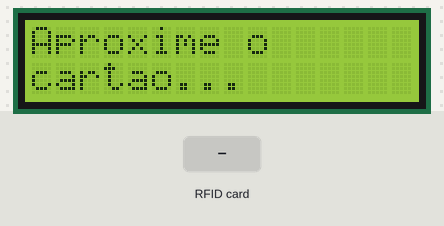
The sketch below on a simulated Arduino Uno, built with avr-gcc and run on an emulated ATmega328P. On the bench: 16×2 character LCD. Inputs (shaded band) come from the test bench.

Above: at 0.2 s.
3.4 s: RFID card 5E 7A 19 C4 held to the reader
At 3.7 s:
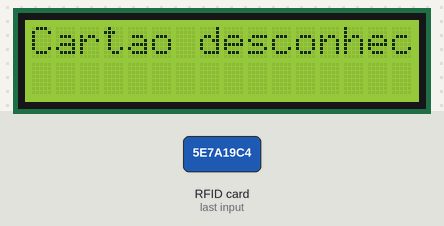
At 6.3 s:
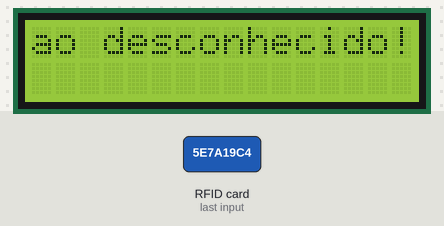
Timing chart, 0 to 7.8 s (numbered marks = the images above; inputs shaded):
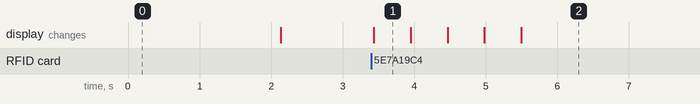

Measured:
- after the input at 3.4 s, the display: changes at once (image 1)
- what the display in image 1 shows lasts 0.6 s, from 3.4 s to 4.0 s

The sketch:

RFID_Codigo.ino
```cpp
#include <SPI.h>
#include <MFRC522.h>
#include <Wire.h>
#include <LiquidCrystal_I2C.h>

// Definição de pinos para o MFRC522
#define RST_PIN         9  // Pino reset do MFRC522
#define SS_PIN          10 // Pino slave select do MFRC522

MFRC522 mfrc522(SS_PIN, RST_PIN);   // Instância do MFRC522

// Configuração do LCD I2C. O endereço é 0x27 para o seu módulo.
LiquidCrystal_I2C lcd(0x27, 16, 2);  // Endereço I2C, LCD 16x2

void setup() {
  Serial.begin(9600);        // Inicializa comunicação serial
  SPI.begin();               // Inicializa barramento SPI
  mfrc522.PCD_Init();        // Inicializa o MFRC522
  lcd.begin(16, 2);          // Inicializa o LCD 16x2 via I2C
  lcd.backlight();           // Ativa a luz de fundo do LCD
  lcd.print("Aproxime o");   // Mensagem inicial no LCD
  lcd.setCursor(0, 1);
  lcd.print("cartao...");
  delay(2000);
  lcd.clear();               // Limpa o LCD
}

void loop() {

  // Prepara a chave - Todas as chaves são definidas como FFFFFFFFFFFFh na entrega de fábrica
  MFRC522::MIFARE_Key key;
  for (byte i = 0; i < 6; i++) key.keyByte[i] = 0xFF;

  // Reseta o loop se não houver um novo cartão
  if (!mfrc522.PICC_IsNewCardPresent()) {
    return;
  }

  // Seleciona um dos cartões
  if (!mfrc522.PICC_ReadCardSerial()) {
    return;
  }

  // Armazena a mensagem a ser exibida no LCD
  String mensagem = "";

  // Verifica se o UID corresponde ao primeiro cartão (0D 33 F9 30)
  if (mfrc522.uid.size == 4 &&
      mfrc522.uid.uidByte[0] == 0x0D &&
      mfrc522.uid.uidByte[1] == 0x33 &&
      mfrc522.uid.uidByte[2] == 0xF9 &&
      mfrc522.uid.uidByte[3] == 0x30) {
    mensagem = "Chave secreta";
  }

  // Verifica se o UID corresponde ao segundo cartão (95 83 8C AC)
  else if (mfrc522.uid.size == 4 &&
           mfrc522.uid.uidByte[0] == 0x95 &&
           mfrc522.uid.uidByte[1] == 0x83 &&
           mfrc522.uid.uidByte[2] == 0x8C &&
           mfrc522.uid.uidByte[3] == 0xAC) {
    mensagem = "Chave secreta 2";
  }

  // Caso o cartão lido não corresponda a nenhum dos IDs conhecidos
  else {
    mensagem = "Cartao desconhecido!";
  }

  // Exibe a mensagem no LCD e realiza o scroll se necessário
  exibirComScroll(mensagem);

  // Pausa antes de permitir uma nova leitura
  delay(2000);

  // Interrompe o cartão e a criptografia
  mfrc522.PICC_HaltA(); // Interrompe o cartão
  mfrc522.PCD_StopCrypto1();  // Interrompe a criptografia
}

void exibirComScroll(String mensagem) {
  lcd.clear();
  if (mensagem.length() <= 16) {
    // Se a mensagem tiver 16 caracteres ou menos, exibe diretamente
    lcd.print(mensagem);
  } else {
    // Se a mensagem for maior que 16 caracteres, exibe com scroll
    for (int i = 0; i < mensagem.length() - 15; i++) {
      lcd.setCursor(0, 0);
      lcd.print(mensagem.substring(i, i + 16));  // Exibe os próximos 16 caracteres
      delay(500);  // Ajuste o delay para a velocidade do scroll
    }
  }
}
```
